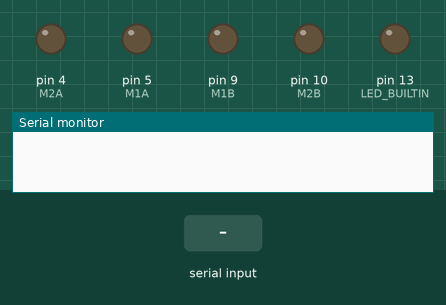
This sketch was run on a simulated Arduino Uno, built with avr-gcc and run on an emulated ATmega328P. Parts: output pins drawn as LEDs (lit = HIGH), the last lines printed to the serial monitor. The test bench sets the inputs (shaded band).

Above: at 1.2 s.
1.3 s: "1" received over the second serial link
At 2.0 s:
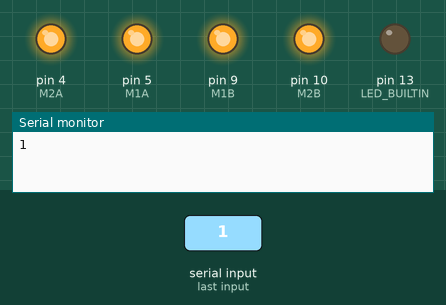
2.8 s: "2" received over the second serial link
At 3.2 s:
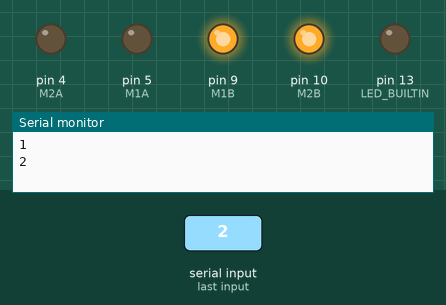
4.3 s: "3" received over the second serial link
At 5.5 s:
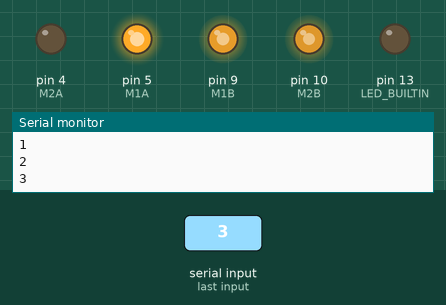
5.8 s: "4" received over the second serial link
At 6.9 s:
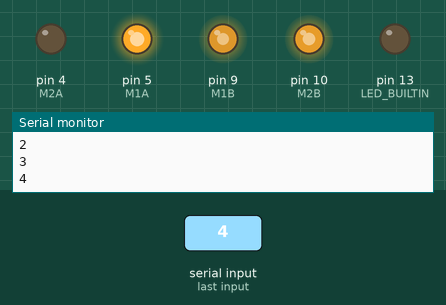
7.3 s: "1" received over the second serial link
At 7.8 s:
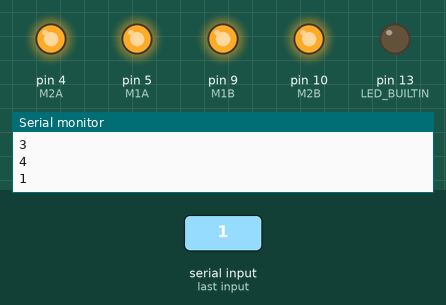
8.8 s: "2" received over the second serial link
At 10.1 s:
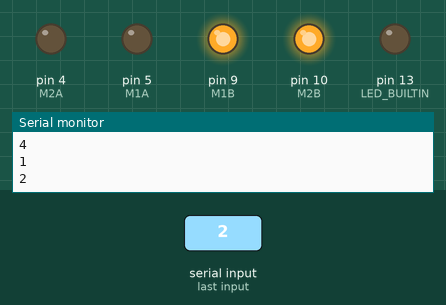
Timing chart, 0 to 11.3 s (numbered marks = the images above; inputs shaded):
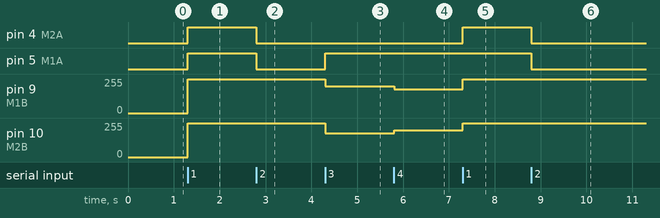

Measured:
- after the input at 1.3 s, pin 4 (M2A), pin 5 (M1A): LOW → HIGH at once; pin 9 (M1B), pin 10 (M2B): 0/255 → 255/255 at once
- after the input at 2.8 s, pin 4 (M2A), pin 5 (M1A): HIGH → LOW at once
- after the input at 4.3 s, pin 5 (M1A): LOW → HIGH at once; pin 9 (M1B): 255/255 → 200/255 at once; pin 10 (M2B): 255/255 → 180/255 at once
- after the input at 5.8 s, pin 9 (M1B): 200/255 → 180/255 at once; pin 10 (M2B): 180/255 → 200/255 at once
- after the input at 7.3 s, pin 4 (M2A): LOW → HIGH at once; pin 9 (M1B): 180/255 → 255/255 at once; pin 10 (M2B): 200/255 → 255/255 at once
- after the input at 8.8 s, pin 4 (M2A), pin 5 (M1A): HIGH → LOW at once

The sketch:

Arduinocode.INO
```cpp
#include <SoftwareSerial.h>

#define M1A 5
#define M1B 9

#define M2A 4
#define M2B 10


SoftwareSerial BT(3,2);

void fw();
void bw();
void left();
void right();
void stop();
void led();
const int ledPin =  LED_BUILTIN;
int ledState = LOW;
unsigned long previousMillis = 0;
const long interval = 1000;
void setup() {
TCCR1B = (TCCR1B & 0b11111000) | 0x04;
BT.begin(9600);
Serial.begin(9600);
pinMode(M1A,OUTPUT);
pinMode(M1B,OUTPUT);
pinMode(M2A,OUTPUT);
pinMode(M2B,OUTPUT);
pinMode(LED_BUILTIN, OUTPUT);
}

void loop() {
if(BT.available()){
char input = BT.read();
Serial.println(input);
switch (input){
case '1':
fw();
break;
case '2':
bw();
break;
case '3':
left();
break;
case '4':
right();
break;
case '5':
{
unsigned long currentMillis = millis();

if (currentMillis - previousMillis >= interval)
{
previousMillis = currentMillis;
if (ledState == LOW)
{
ledState = HIGH;
}
else
{
ledState = LOW;
}
}
break;
}
case '0':
stop();
break;
}
}
}

void bw(){
digitalWrite(M1A,0);
analogWrite(M1B,255);

digitalWrite(M2A,0);
analogWrite(M2B,255);
}


void fw(){
digitalWrite(M1A,1);
analogWrite(M1B,255);

digitalWrite(M2A,1);
analogWrite(M2B,255);
}

void left(){
digitalWrite(M1A,1);
analogWrite(M1B,200);

digitalWrite(M2A,0);
analogWrite(M2B,180);
}

void right(){
digitalWrite(M1A,1);
analogWrite(M1B,180);

digitalWrite(M2A,0);
analogWrite(M2B,200);
}
void led()
{
digitalWrite(LED_BUILTIN, ledState);

}

void stop()
{
digitalWrite(M1A,0);
analogWrite(M1B,0);
digitalWrite(M2A,0);
analogWrite(M2B,0);
}
```
